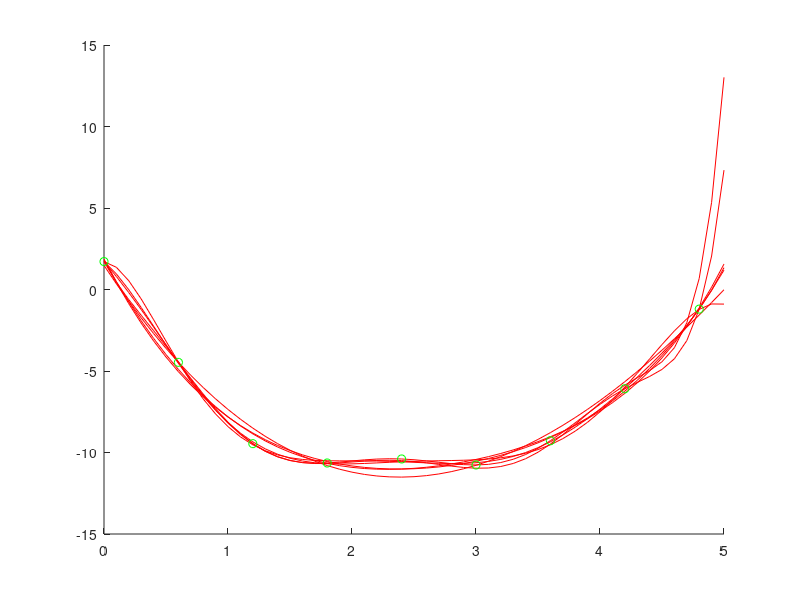

MATLAB code to generate this figure:
% Lineare Regression

function MyLinearRegression()
    clc, clear, close all
    x_start = 0;
    x_end = 5;
    x_interval = 0.1;
    G = 10;
    [x,y]=generateXY(x_start,x_end,x_interval,G);

    my = 0;
    Sigma = 0.7;
    [x_t,t]=generateTrainingsSet(x,y,G,my,Sigma);

    y_t = t';
    lambda = 0.0001;
    
    %%A_3 = createA(x_t,3);
    %%w_star_3 = compute_w_star(A_3,y_t,lamda);
    %%y_star_3 = createPolynomValues(x,w_star_3);
    %
    %%A_4 = createA(x_t,4);
    %%w_star_4 = compute_w_star(A_4,y_t,lamda);
    %%y_star_4 = createPolynomValues(x,w_star_4);
    %
    %%plotData(x,y,x_t,t,y_star_3,y_star_4);
    %
    dimension_start = 3;
    dimension_end = 9;
    W_star = trans_x_comp_w_star(x_t,y_t,lambda,dimension_start, dimension_end);
    Y = createPolynomValuesW(x,W_star);

    hold on %%DAN
    plotDataY(x,Y,'-', 'r'); %%DAN
    plotDataY(x_t, t,'o', 'g'); %%DAN
    %plotDataY(x_t, t,'-', 'g'); 
    hold off %%DAN

    % test of online LMS
    E_threshold = 0.01;
    lambda = 0.05;
    A_3 = createA(x_t,3);
    w_online_3 = onlineLMS(A_3, y_t ,lambda, E_threshold);
    Y_online = createPolynomValuesW(x,w_online_3);
    

end

function [x,y]=generateXY(x_start,x_end,x_interval,G)
    x = x_start:x_interval:x_end;
    y = 2.*x.^2-G.*x+1;
end

function [x_t,t] = generateTrainingsSet(x,y,G,my,Sigma)
    % Y=grand(m,n,'nor',Av,Sd) generates random variates from the normal distribution with mean Av (real) and standard deviation Sd (real >= 0)

    %%DAN (-> nur falls 6 random punkte)
    %%x_t = x(randperm(length(x)));
    %%x_t = sort(x_t(1:6));
    x_t = x(1:6:end);
    
    [m,n] = size(x_t);
    % Scilab
    %noise = grand(m,n,'nor',my, Sigma);
    % Matlab
    %noise = normrnd(my, Sigma,m,n);
    
    %% DAN matlab < 2014:
    noise = randn(m,n)*Sigma + my;
    y_t = 2*x_t.^2-G*x_t+1;
    t = y_t + noise;    
end

function plotData(x,y,x_t,t,y_star, y_star_II)
    clf;
    %set(gca(),"auto_clear","off");
    plot(x,y,'ro-',x_t,t,'bo-',x,y_star,'go-',x,y_star_II,'co-');
    %set(gca(),"auto_clear","on");    
end

function plotDataY(x,Y, mode, color)
    plotColors = ['r','g','b','c','m','y'];
    [m,n] = size(Y);
    [i,j] = size(plotColors);
    %clf;
    %set(gca(),"auto_clear","off");
    %hold on;%DAN
    for index=1:m
        if(nargin<4)
            plotArg = strcat([plotColors(mod(index-1,j)+1),mode]);
        else
            plotArg = strcat([color,mode]);
        end
        %plot(x,Y(index,:),'ro-');
        plot(x,Y(index,:),plotArg);
    end
    %hold off;%DAN
    %set(gca(),"auto_clear","on");    
end

function A = createA(x,d)
    % d ... dimension of polynom
    [m,n] = size(x);
    A = zeros(d,n);
    % transform x into a polynom of degree d
    for index=1:d+1
        A(index,:) = x.^(index-1);
    end    
end

function w_star = compute_w_star(A,y,lamda)
    % create pseudo inverse and compute Aw=b
    % see UNDERSTANDING MACHINE LEARNING, page 94ff
    AAT = A*A';
    b = A*y;
    succ = 0;
    A_plus = [];
    while ~succ
        try
            A_plus = inv(AAT);
            succ = 1;
        catch
            % check if above is not invertible
            [m,n] = size(AAT);
            AAT = lamda*eye(m,n) + AAT;
        end
    end
    w_star = A_plus*b;
end

function y = createPolynomValues(x,w)
    [m,n]=size(x);
    I=ones(m,n);
    y = w(1).*I;
    [m2,n2] = size(w);
    pol_degree = m2 - 1;
    for index=1:pol_degree
        y = y+w(index+1).*x.^index;
    end
end

function Y = createPolynomValuesW(x,W)
    [m,n] = size(W);
    [i,j] = size(x);
    Y = zeros(n,j);
    for index=1:n
        Y(index,:) = createPolynomValues(x,W(:,index));
    end
end

function W_star = trans_x_comp_w_star(x, y, lamda, dimension_start, dimension_end)
    % w_star is a column vector
    % W_star is a list of column vectors
    A_i = createA(x,dimension_start);
    W_star = compute_w_star(A_i,y,lamda);
    for dimension_i=dimension_start+1:dimension_end
        A_i = createA(x,dimension_i);
        % add zero line at the bottom
        [m,n] = size(W_star);
        W_star = cat(1,W_star,zeros(1,n));
        W_star = cat(2,W_star,compute_w_star(A_i,y,lamda));
    end
end

% function w_n = onlineLMS(A,y,mu, e_threshold)
%     % implement online learn from formula
%     % see http://de.wikipedia.org/wiki/LMS-Algorithmus
%     %e(n) = y(n) - x(n)'*w(n);
%     %w(n+1) = w(n) + mu* e(n) * x(n);    
%     [m,n] = size(A);
%     %w_n = ones(m,1);
%     w_n = zeros(m,1);
%     cont = 1;
%     while cont
%         cont = 0;
%         for n_index=1:n
%             x_n = A(:,n_index);
%             y_n = y(n_index);
%             e_n = y_n - x_n'*w_n; % e_n ... error of equation n
%             if e_n > e_threshold
%                 cont = 1;
%             end
%             w_n = w_n + mu*e_n*x_n;
%         end
%     end
% end

function w_t = onlineLMS(A,t,lamda, E_threshold)
    % implement online learn from formula    
    %w(t+1) = w(t) + lamda* (t(i) - o(i)) * x(i);    
    
    [m,n] = size(A);
    w_t = zeros(m,1);
    E_tm1 = intmax;
    E_t = 0;
    while abs(E_t - E_tm1) > E_threshold
        E_tm1 = E_t;
        for i_index=1:n
            x_i = A(:,i_index);
            t_i = t(i_index);
            o_i = w_t'*x_i;
            % calculate cost
            E_t = E_t + (t_i-o_i)^2;
            % update w
            w_t = w_t + lamda*(t_i-o_i)*x_i;
        end            
    end
end
